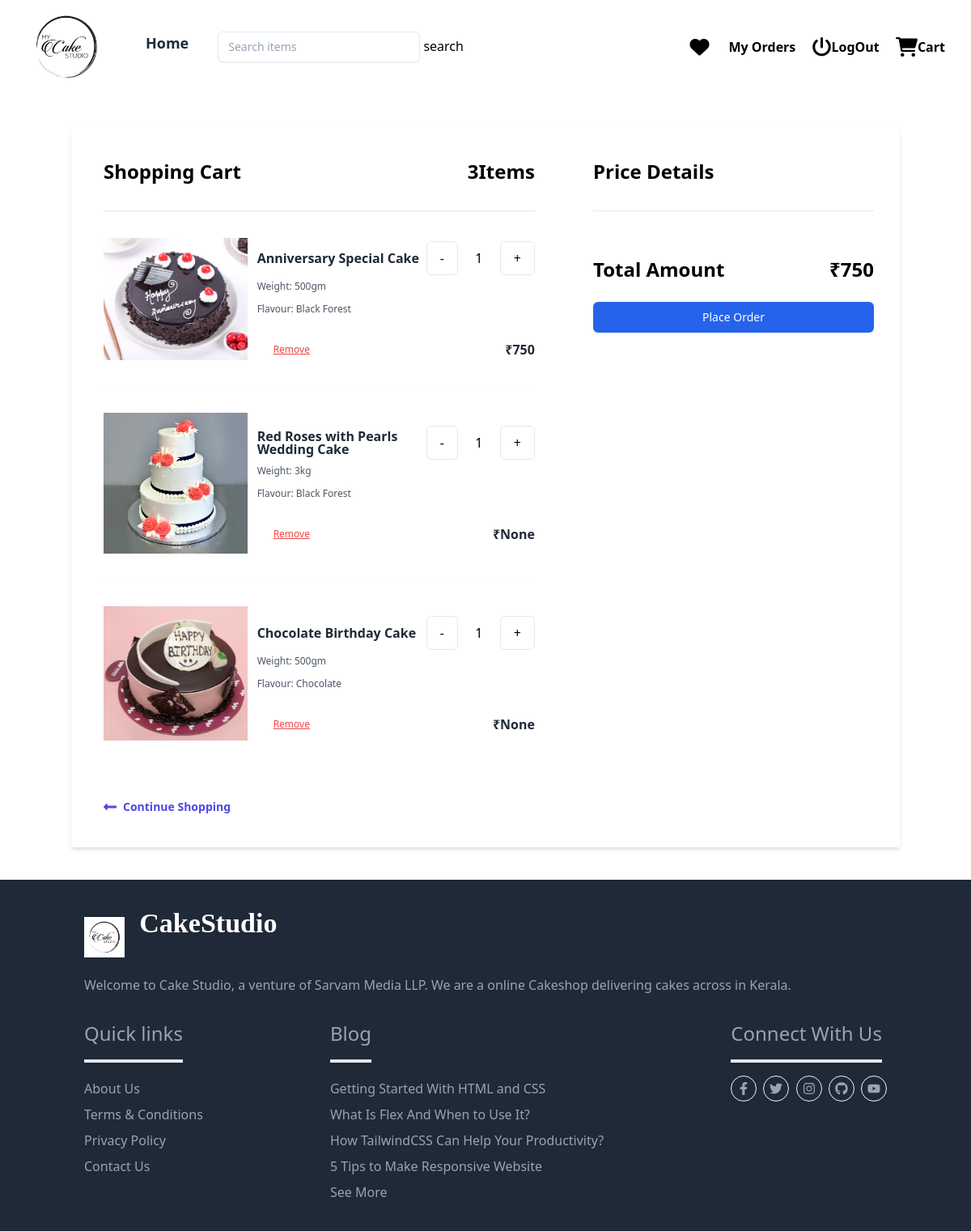
Page /cart/summary/ (signed in) on the earlier database version.
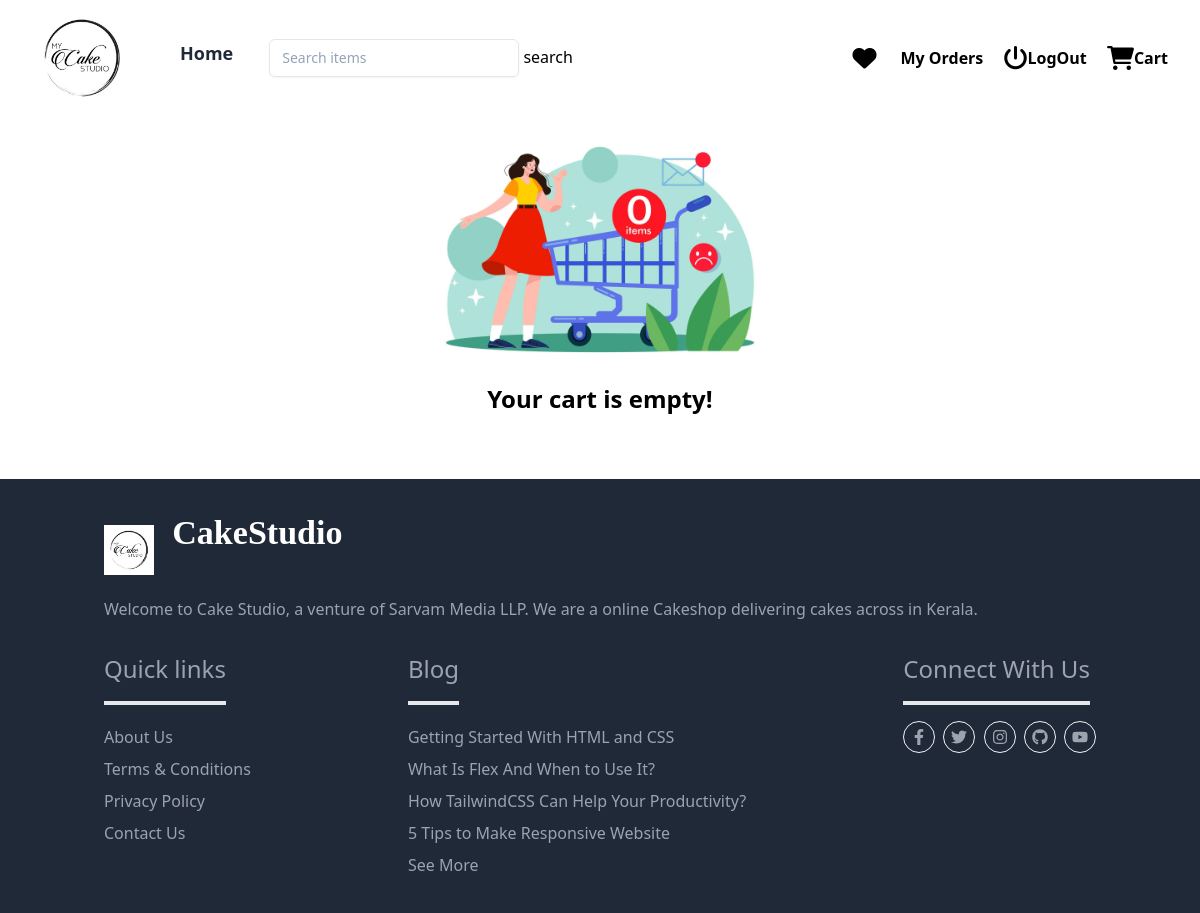
Same page on the later database version.
### myapp/models.py (models this page shows, shortened)
class CartItems(models.Model):
    cart_object=models.ForeignKey(Cart,on_delete=models.CASCADE,related_name="basket_items")
    cake_variant_object=models.ForeignKey(CakeVariant,on_delete=models.CASCADE)
    quantity=models.PositiveIntegerField(default=1,validators=[MinValueValidator(1),MaxValueValidator(5)])
    updated_price=models.PositiveIntegerField(null=True)
    is_order_placed=models.BooleanField(default=False)
    created_date=models.DateTimeField(auto_now_add=True)
    updated_date=models.DateTimeField(auto_now=True)
    is_active=models.BooleanField(default=True)

class CakeVariant(models.Model):
    cake_object=models.ForeignKey(Cake,on_delete=models.CASCADE,related_name='varients')
    weight_object=models.ForeignKey(Weight,on_delete=models.CASCADE)
    shape_object=models.ForeignKey(Shape,on_delete=models.CASCADE)
    flavour_object=models.ForeignKey(Flavour,on_delete=models.CASCADE)
    price=models.PositiveIntegerField()
    created_date=models.DateTimeField(auto_now_add=True)
    updated_date=models.DateTimeField(auto_now=True)
    is_active=models.BooleanField(default=True)

class Cake(models.Model):
    name=models.CharField(max_length=300)
    description=models.TextField()
    image=models.ImageField(upload_to="cake_images",default="/cake_images/default.png")
    tag_objects=models.ManyToManyField(Tag)
    created_date=models.DateTimeField(auto_now_add=True)
    updated_date=models.DateTimeField(auto_now=True)
    is_active=models.BooleanField(default=True)
    def __str__(self) -> str:
        return self.name

class Weight(models.Model):
    title=models.CharField(max_length=100,unique=True)
    created_date=models.DateTimeField(auto_now_add=True)
    updated_date=models.DateTimeField(auto_now=True)
    is_active=models.BooleanField(default=True)
    def __str__(self) -> str:
        return self.title

class Flavour(models.Model):
    name=models.CharField(max_length=100,unique=True)
    created_date=models.DateTimeField(auto_now_add=True)
    updated_date=models.DateTimeField(auto_now=True)
    is_active=models.BooleanField(default=True)
    def __str__(self) -> str:
        return self.name

### myapp/views.py (the view)
# urls.py: path('cart/summary/',views.MyCartView.as_view(),name='mycart'),
@method_decorator(signin_required,name='dispatch')
class MyCartView(View):
    def get(self,request,*args,**kwargs):
        form_instance=QunatityForm()
        cart_items=request.user.basket.basket_items.filter(is_order_placed=False).order_by('-created_date')
        total_items=cart_items.count()
        total_amount=request.user.basket.total_amount
        return render(request,'store/cart_summary.html',{'cartitems':cart_items,'total_items':total_items,'total_amount':total_amount,'form':form_instance})

### myapp/forms.py
class QunatityForm(forms.ModelForm):
    class Meta:
        model=CartItems
        fields=['quantity']
        widgets={
            'quantity':forms.NumberInput(attrs={'class':'w-10 border p-2'})
        }

### myapp/decoroters.py (called while the page is built)
def signin_required(fn):
    def wrapper(request,*args,**kwargs):
        if not request.user.is_authenticated:
            messages.error(request,'invalid session! Please login')
            return redirect('sign-in')
        else:
            return fn(request,*args,**kwargs)
    return wrapper

### myapp/models.py (called while the page is built)
    @property
    def total_amount(self):
        return self.basket_items.filter(is_order_placed=False).values('updated_price').aggregate(total=Sum('updated_price')).get('total')

### myapp/templates/store/cart_summary.html (shortened to what this page needs)
{%extends 'store/base.html'%}
{%load static%}
{%block main_block%}
{%if cartitems%}
<div class="container mx-auto mt-10">
    <div class="sm:flex shadow-md my-10">
      <div class="  w-full  sm:w-3/4 bg-white px-10 py-10">
        <div class="flex justify-between border-b pb-8">
          <h1 class="font-semibold text-2xl">Shopping Cart</h1>
          <h2 class="font-semibold text-2xl">{{total_items}}Items</h2>
        </div>
    {%for ci in cartitems%}
        <div class="md:flex items-strech py-8 md:py-10 lg:py-8 border-t border-gray-50">
          <div class="md:w-4/12 2xl:w-1/4 w-full">
            <img src="{{ci.cake_variant_object.cake_object.image.url}}" alt="Black Leather Purse" class="h-full object-center object-cover md:block hidden" />
          </div>
          <div class="md:pl-3 md:w-8/12 2xl:w-3/4 flex flex-col justify-center">
            <div class="flex items-center justify-between w-full">
              <p class="text-base font-black leading-none text-gray-800">{{ci.cake_variant_object.cake_object}}</p>
              <form action="{% url 'cart-update' ci.id %}" method="post">
                <div class="flex items-center">
                  <button class="border rounded-md py-2 px-4 mr-2 "
                   type="submit"  name="update" value="decrease">-</button>
                  <span class="text-center w-9"> {{ci.quantity}}</span>
                  <button class="border rounded-md py-2 px-4 ml-2"
                  type="submit" name="update" value="increase">+</button>
              </div>
              </form>
            </div>
            <p class="text-xs leading-3 text-gray-600 pt-2">Weight: {{ci.cake_variant_object.weight_object}}</p>
            <p class="text-xs leading-3 text-gray-600 py-4">Flavour: {{ci.cake_variant_object.flavour_object}}</p>
            <div class="flex items-center justify-between pt-5">
              <div class="flex itemms-center">
                <a
                href="{%url 'cartItem-remove' ci.id%}"
                class="text-xs leading-3 underline text-red-500 pl-5 cursor-pointer">Remove</a>
              </div>
              <p class="text-base font-black leading-none text-gray-800">₹{{ci.updated_price}}</p>
            </div>
          </div>
        </div>
    {%endfor%}
        <a href="{% url 'index' %}" class="flex font-semibold text-indigo-600 text-sm mt-10">
          <svg class="fill-current mr-2 text-indigo-600 w-4" viewBox="0 0 448 512">
            <path
              d="M134.059 296H436c6.627 0 12-5.373 12-12v-56c0-6.627-5.373-12-12-12H134.059v-46.059c0-21.382-25.851-32.09-40.971-16.971L7.029 239.029c-9.373 9.373-9.373 24.569 0 33.941l86.059 86.059c15.119 15.119 40.971 4.411 40.971-16.971V296z" />
          </svg>
          Continue Shopping
        </a>
      </div>
      <div id="summary" class=" w-full   sm:w-1/4   md:w-1/2     px-8 py-10">
        <h1 class="font-semibold text-2xl border-b pb-8">Price Details</h1>
        <div class=" mt-8">
          <div class="flex text-2xl font-semibold justify-between py-6">
            <span>Total Amount</span>
            <span>₹{{total_amount}}</span>
          </div>
          <a
          href="{%url 'payment'%}"
          class="w-full flex justify-center py-2 px-4 border border-transparent text-sm font-medium rounded-md text-white bg-blue-600 hover:bg-orange-500 focus:outline-none focus:border-indigo-700 focus:shadow-outline-indigo active:bg-indigo-700 transition duration-150 ease-in-out">
                Place Order
              </a>
        </div>
      </div>
    </div>
  </div>
{%else%}
<div class="flex flex-col items-center justify-center h-full mb-16">
  <img width="400px" src="{%static 'image/empty-cart.jpg' %}" alt="image">
  <h1 class=" text-2xl font-semibold">Your cart is empty!</h1>
</div>
{%endif%}
{%endblock%}

Differences in the rows shown:
removed CartItems: cake_variant_object.cake_object.image (picture), cake_variant_object.cake_object "Anniversary Special Cake", quantity "1", cake_variant_object.weight_object "500gm", cake_variant_object.flavour_object "Black Forest", updated_price "750"
removed CartItems: cake_variant_object.cake_object.image (picture), cake_variant_object.cake_object "Red Roses with Pearls Wedding Cake", quantity "1", cake_variant_object.weight_object "3kg", cake_variant_object.flavour_object "Black Forest", updated_price "None"
removed CartItems: cake_variant_object.cake_object.image (picture), cake_variant_object.cake_object "Chocolate Birthday Cake", quantity "1", cake_variant_object.weight_object "500gm", cake_variant_object.flavour_object "Chocolate", updated_price "None"
Other differences:
{{ total_items }}: "3" → (not shown)
{{ total_amount }}: "750" → (not shown)
text no longer shown: "Shopping Cart Items Continue Shopping Price Details Total Amount ₹ Place Order"
text now shown: "Your cart is empty!"
